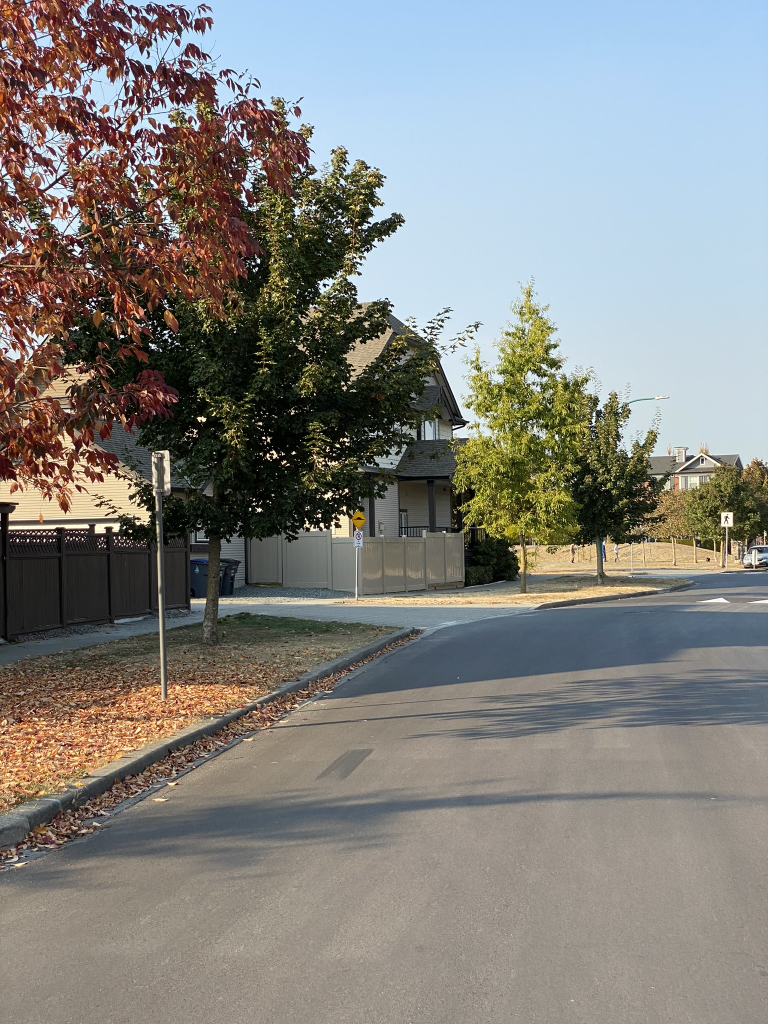
%> input picture A2/IMG_3432.JPEG, 1536 x 2048 px (shown at 1/2 size)
$ octave A2.m   (GNU Octave 9; MATLAB toolbox functions it lacks are replaced by stand-ins)
%> lines starting %> are read from the running program, lines starting %| are printed output that depends on the picture
%Part 1
    %Import images
    S1_im1 = imread('IMG_3432.JPEG');
%> S1_im1 is the input picture: size 2048x1536x3 uint8; mean R, G, B 131.8, 131.1, 127.1
    S1_im2 = imread('IMG_3433.JPEG');
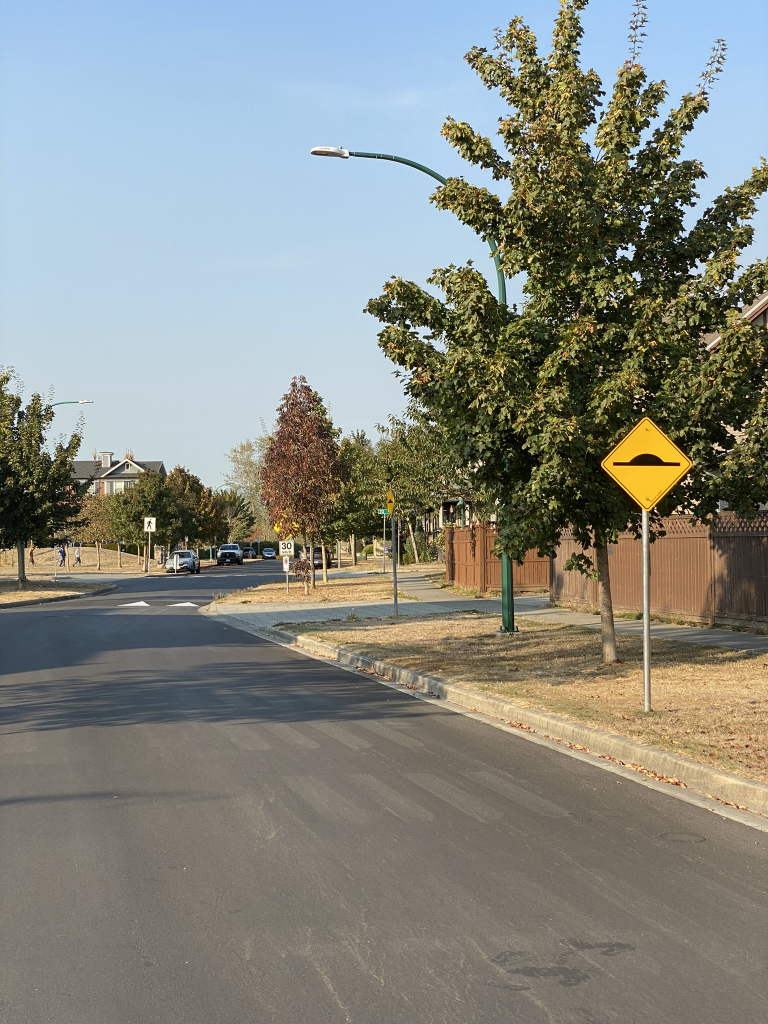
%> input picture A2/IMG_3433.JPEG, 1536 x 2048 px (shown at 1/2 size)
%> S1_im2 is the input picture: size 2048x1536x3 uint8; mean R, G, B 133.5, 136.1, 128.3
    S2_im1 = imread('IMG_3452.JPEG');
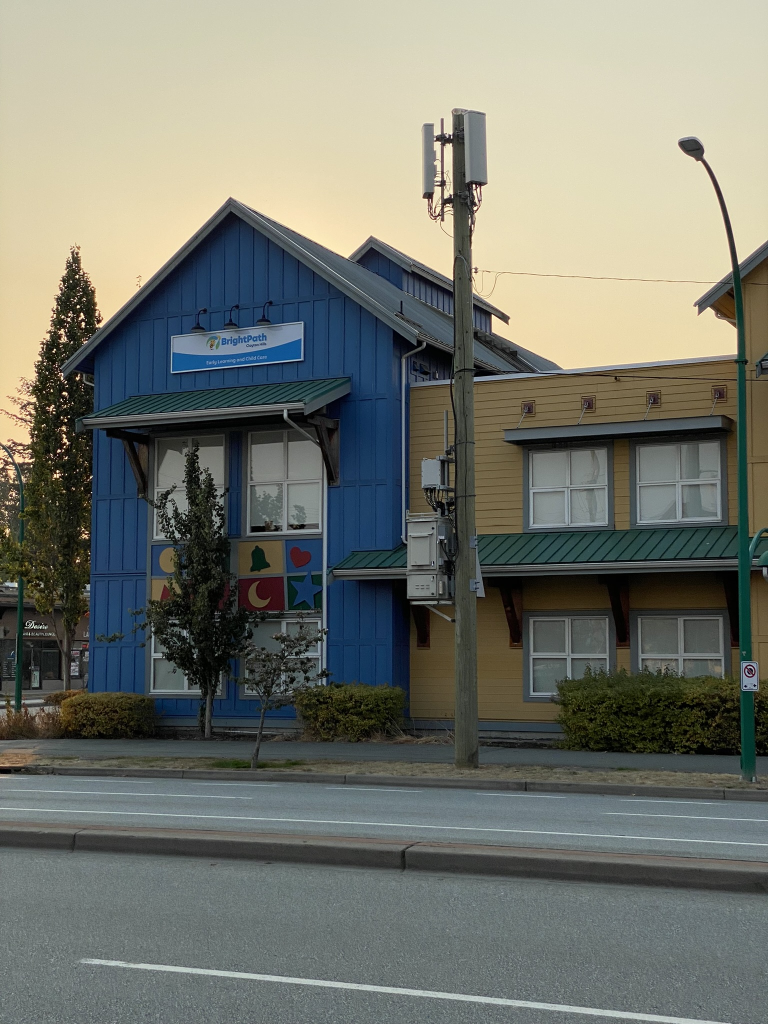
%> input picture A2/IMG_3452.JPEG, 1536 x 2048 px (shown at 1/2 size)
%> S2_im1 is the input picture: size 2048x1536x3 uint8; mean R, G, B 116.3, 118.9, 109.9
    S2_im2 = imread('IMG_3453.JPEG');
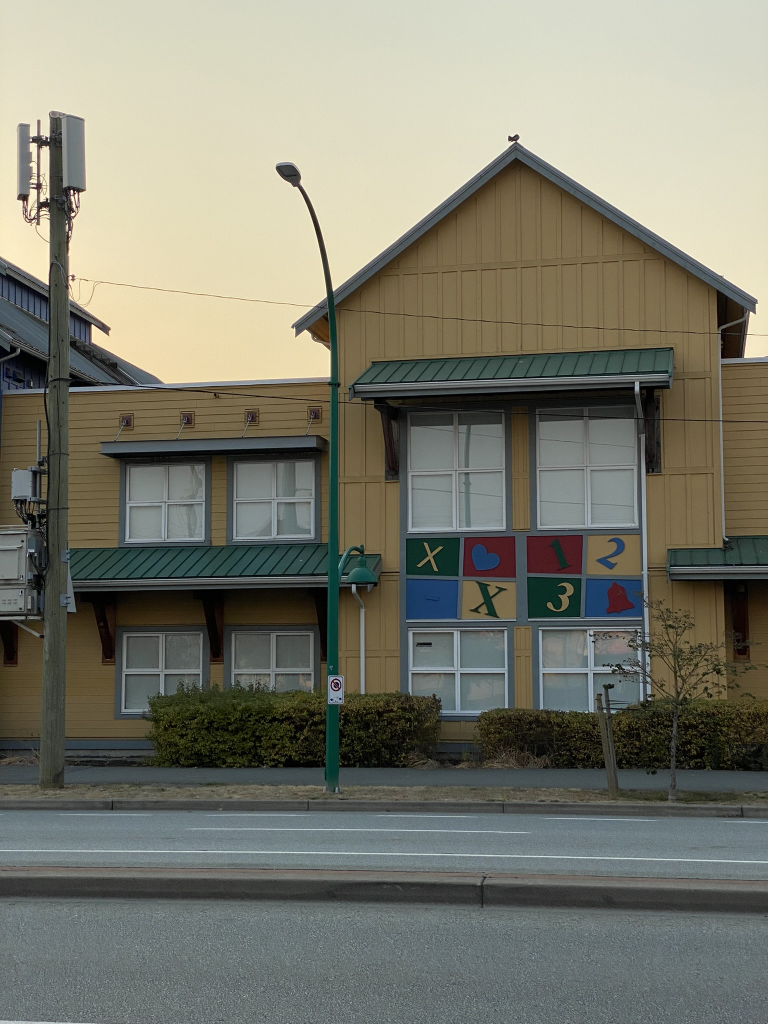
%> input picture A2/IMG_3453.JPEG, 1536 x 2048 px (shown at 1/2 size)
%> S2_im2 is the input picture: size 2048x1536x3 uint8; mean R, G, B 122.5, 122.5, 109.8
    S2_im3 = imread('IMG_3454.JPEG');
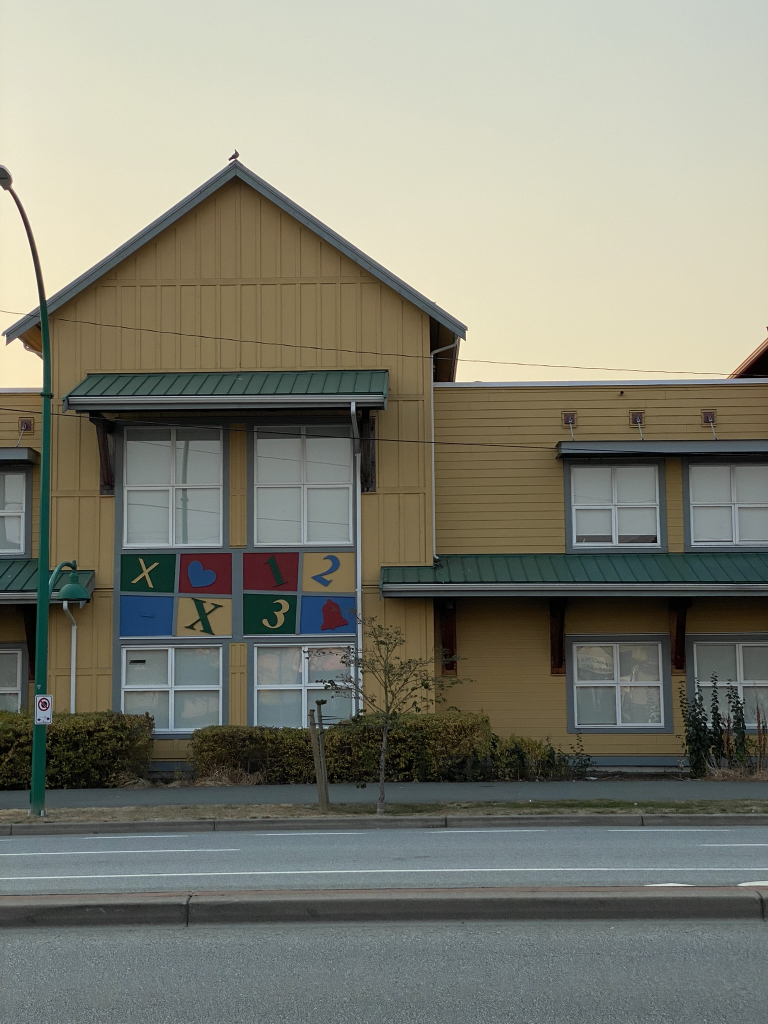
%> input picture A2/IMG_3454.JPEG, 1536 x 2048 px (shown at 1/2 size)
%> S2_im3 is the input picture: size 2048x1536x3 uint8; mean R, G, B 128.2, 128.7, 116.4
    S2_im4 = imread('IMG_3455.JPEG');
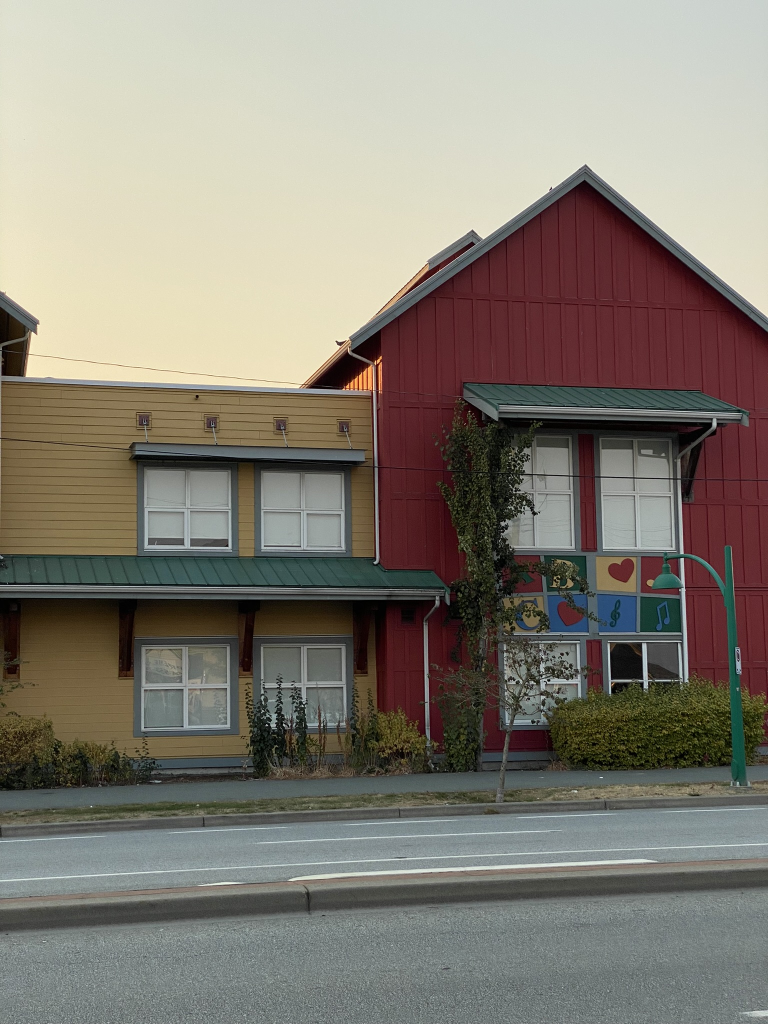
%> input picture A2/IMG_3455.JPEG, 1536 x 2048 px (shown at 1/2 size)
%> S2_im4 is the input picture: size 2048x1536x3 uint8; mean R, G, B 132, 126.4, 116.2
%> (the run ends here)
